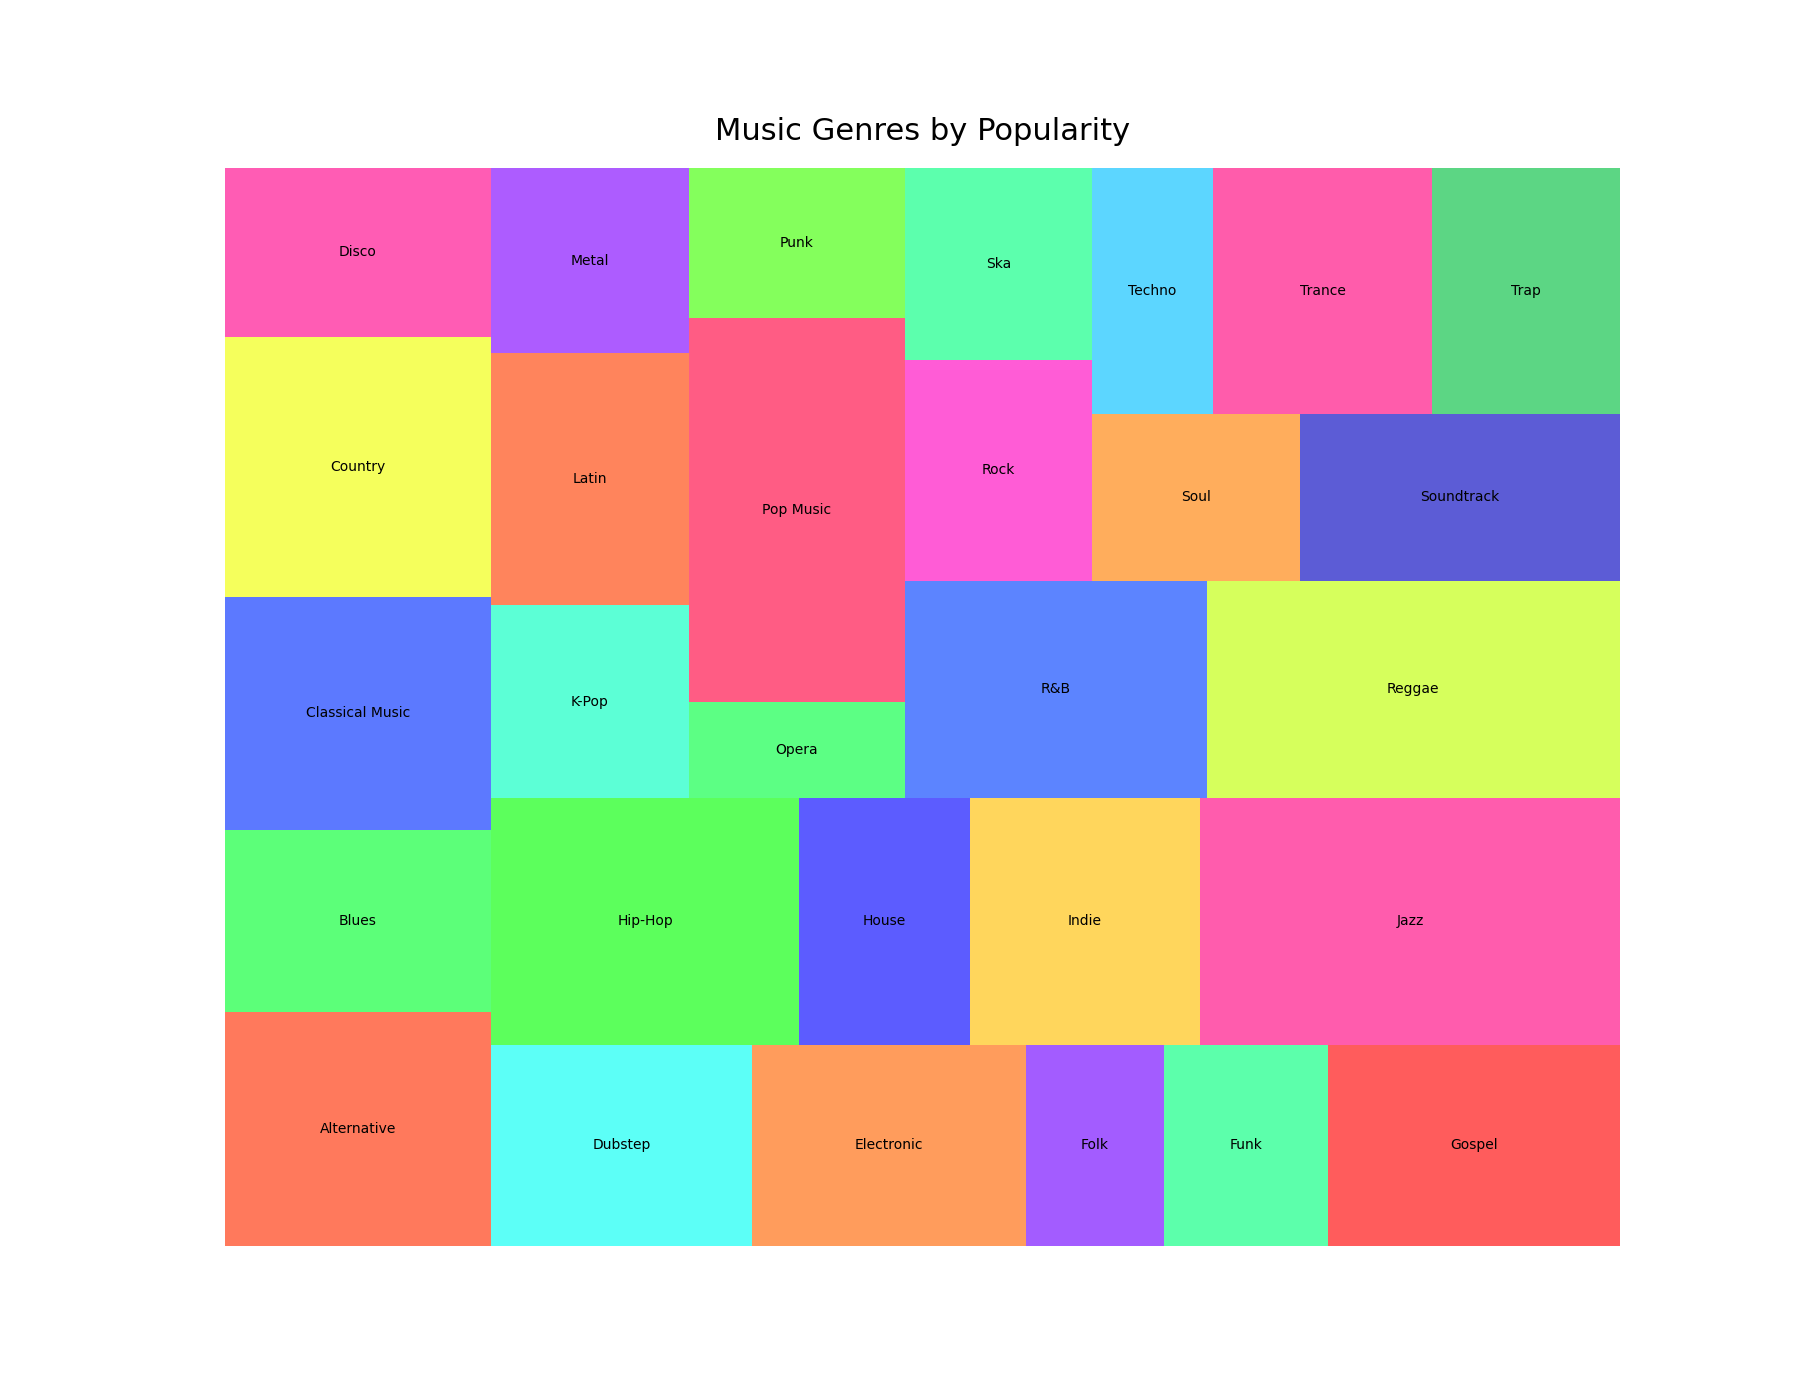

Generate this figure with Python:

import matplotlib.pyplot as plt
import pandas as pd
import squarify

data = {
    "Category": ["Pop Music", "Classical Music", "Jazz", "Rock", "Hip-Hop", "Electronic", "Country", "Blues", "Reggae",
                 "Soul", "Folk", "R&B", "Gospel", "Latin", "Metal", "Punk", "Disco", "Opera", "K-Pop", "Soundtrack",
                 "Alternative", "Indie", "Funk", "Ska", "Techno", "House", "Dubstep", "Trap", "Trance"],
    "Amount": [1200, 900, 1500, 600, 1100, 800, 1000, 700, 1300, 500, 400, 950, 850, 720, 530, 470, 650, 300, 550,
               770, 900, 820, 480, 520, 430, 610, 760, 670, 780]
}

df = pd.DataFrame(data)
grouped_data = df.groupby("Category").sum().reset_index()

colors = ["#FF5733", "#33FF57", "#3357FF", "#F3FF33", "#FF33A1", "#33FFF6", "#FF8333", "#8C33FF", "#33FF96",
          "#FF3333", "#33FF33", "#3333FF", "#FFCC33", "#FF3399", "#33FFCC", "#FF6633", "#9933FF", "#33FF66",
          "#FF3366", "#66FF33", "#3366FF", "#CCFF33", "#FF33CC", "#33FF99", "#FF9933", "#3333CC", "#33CCFF",
          "#FF3396", "#33CC66"]

plt.figure(figsize=(18, 14))
squarify.plot(sizes=grouped_data['Amount'], label=grouped_data['Category'], alpha=0.8, color=colors)
plt.title('Music Genres by Popularity', fontsize=22, pad=20)
plt.axis('off')
plt.show()
